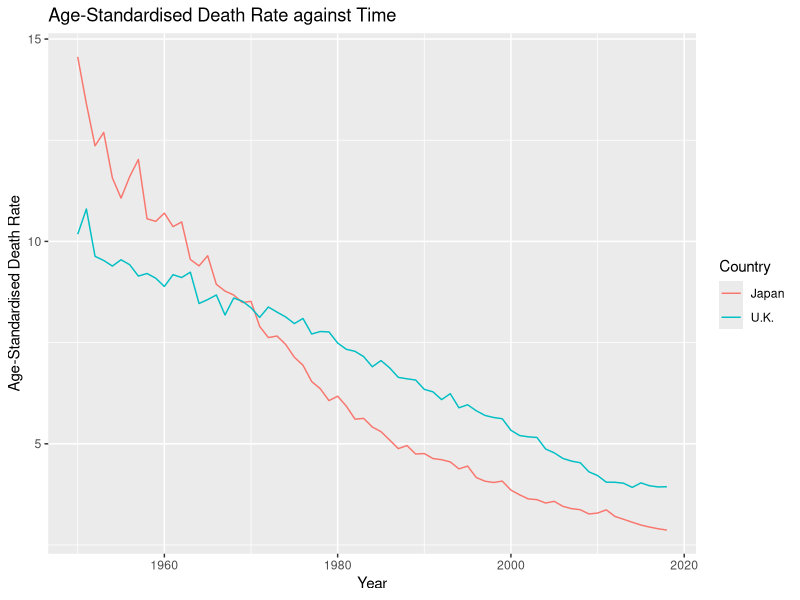

Here is the R script that generated this plot:
library("tidyverse")
Std_Death_Rate <- read_csv("Std_Death_Rate.csv", 
                           col_types = cols(...1 = col_skip()))

data <- Std_Death_Rate %>% 
  filter(Country=="U.K."|Country=="Japan") %>% 
  filter(Year>1949 & Year<2019)

ggplot(data)+
  geom_line(aes(x=Year,y=Std_Death_Rate,color=Country))+
  ggtitle("Age-Standardised Death Rate against Time")+
  ylab("Age-Standardised Death Rate")
